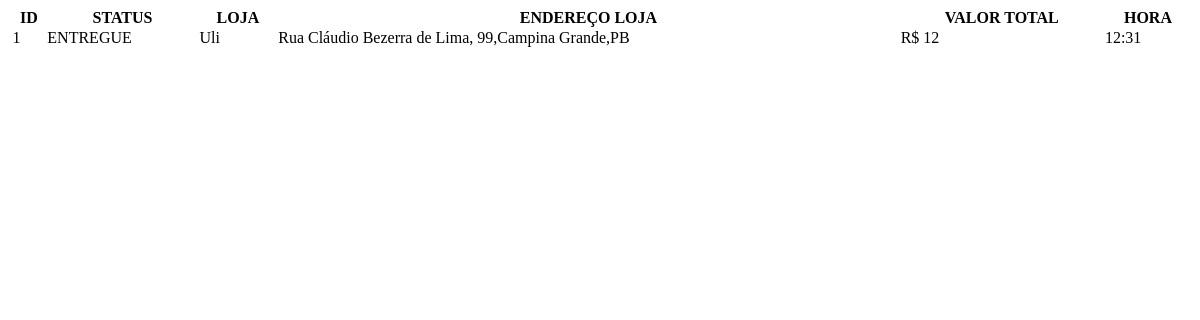
The page /get-entregas/ (signed in) on the database as committed earlier.
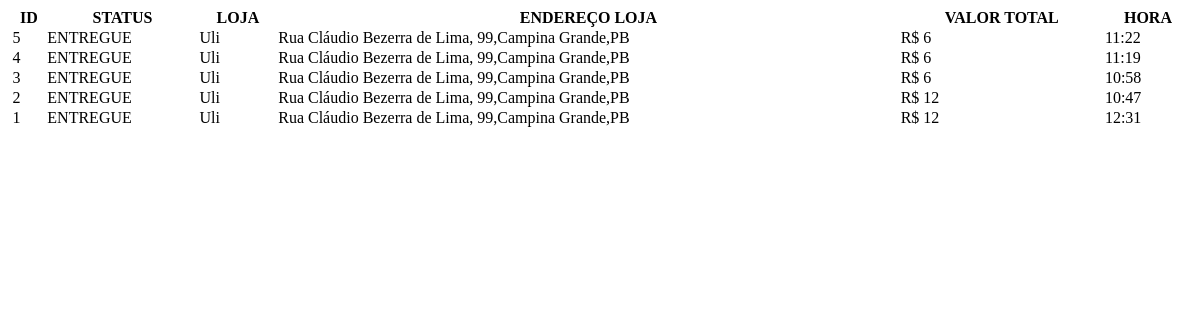
The same page on the database as committed later.
### app/models.py (models this page shows, shortened)
class TimeStamped(models.Model):
    class Meta:
        abstract = True
    created_at = models.DateTimeField(auto_now_add=True)
    published_at = models.DateTimeField(auto_now=True)

class Pedido(TimeStamped):
    estabelecimento = models.ForeignKey(Estabelecimento, on_delete=models.CASCADE)
    status = models.BooleanField(default=True)
    coletado = models.BooleanField(default=False)
    is_complete = models.BooleanField(default=False)
    valor_total = models.CharField(max_length=6)
    btn_finalizado = models.BooleanField(default=False)
    motorista = models.ForeignKey(User, on_delete=models.CASCADE, blank=True, null=True)
    duration = models.CharField(max_length=100, blank=True, null=True)
    distance = models.CharField(max_length=100, blank=True, null=True)

class BaseAddress(models.Model):
    class Meta:
        abstract = True
    bairro = models.ForeignKey(Bairro, blank=True, verbose_name='Bairro')
    endereco = models.CharField(max_length=100, blank=True, verbose_name='Endereço')
    numero = models.CharField(max_length=5, blank=True, null=True, verbose_name='Número')
    complemento = models.CharField(max_length=200, blank=True, verbose_name='Ponto de Referência')
    lat = models.CharField(max_length=100, blank=True, null=True)
    lng = models.CharField(max_length=100, blank=True, null=True)

class Estabelecimento(TimeStamped, BaseAddress):
    user = models.OneToOneField(User, on_delete=models.CASCADE, unique=True)
    is_approved = models.BooleanField(default=False)
    photo = models.URLField(blank=True)
    phone = models.CharField(max_length=30, blank=True)
    is_online = models.BooleanField(default=False)
    full_address = models.CharField(max_length=300, blank=True, null=True)
    def __str__(self):
        return u'%s' % self.user.first_name
    class Meta:
        permissions = (
            ("view_dashboard_1", "Loja pode ver o dashboard loja tipo 1"),
            ("view_dashboard_2", "Loja pode ver o dashboard loja tipo 2"),
            ("view_dashboard_3", "Loja pode ver o dashboard loja tipo 3"),
            ("view_chat", "Loja pode interagir no Chat"),
        )

### app/views/PedidoView.py (the view)
# urls.py: url(r'^get-entregas/$', get_entregas_motorista, name="get_entregas_motorista"),
@require_http_methods(["GET"])
def get_entregas_motorista(request):
    pedidos = Pedido.objects.filter(motorista=request.user).order_by('-published_at')
    context = Context({'pedidos': pedidos, 'user': request.user})
    return_str = render_block_to_string('includes/table_entregas_motorista.html', context)
    return HttpResponse(return_str)

### app/views/snippet_template.py (called while the page is built)
def get_template(template):
    if isinstance(template, (tuple, list)):
        return loader.select_template(template)
    return loader.get_template(template)

def render_block_to_string(template_name, dictionary=None, context_instance=None):
    dictionary = dictionary or {}
    template = get_template(template_name)
    if context_instance:
        context_instance.update(dictionary)
    else:
        context_instance = Context(dictionary)
    return template.render(context_instance)

### app/templates/includes/table_entregas_motorista.html (shortened to what this page needs)
<table id="table" class="table table-bordered table-striped" class="display"
       cellspacing="0" width="100%">
    <thead>
    <tr>
        <th></th>
        <th>ID</th>
        <th>STATUS</th>
        <th>LOJA</th>
        <th>ENDEREÇO LOJA</th>
        <th>VALOR TOTAL</th>
        <th>HORA</th>
    </tr>
    </thead>
    <tbody>
    {% for pedido in pedidos %}
        <tr>
            <td>
            </td>
            <td>{{ pedido.id }}</td>
            <td>
                {% if pedido.is_complete %}
                    <label class="label label-success">
                        ENTREGUE</label>
                {% else %}
                    <label class="label label-warning"><i
                            class=""></i> EM ANDAMENTO</label>
                {% endif %}
            </td>
            <td>
                {{ pedido.estabelecimento }}
            </td>
            <td>
                {{ pedido.estabelecimento.full_address }}
            </td>
            <td>
                R$ {{ pedido.valor_total }}
            </td>
            <td>{{ pedido.created_at|date:"G:i" }}</td>
        </tr>
    {% endfor %}
    </tbody>
</table>

Rows that differ between the two databases and show on the page:
added Pedido: id "5", is_complete "ENTREGUE", estabelecimento "Uli", estabelecimento.full_address "Rua Cláudio Bezerra de Lima, 99,Campina Grande,PB", valor_total "6", created_at "11:22"
added Pedido: id "4", is_complete "ENTREGUE", estabelecimento "Uli", estabelecimento.full_address "Rua Cláudio Bezerra de Lima, 99,Campina Grande,PB", valor_total "6", created_at "11:19"
added Pedido: id "3", is_complete "ENTREGUE", estabelecimento "Uli", estabelecimento.full_address "Rua Cláudio Bezerra de Lima, 99,Campina Grande,PB", valor_total "6", created_at "10:58"
added Pedido: id "2", is_complete "ENTREGUE", estabelecimento "Uli", estabelecimento.full_address "Rua Cláudio Bezerra de Lima, 99,Campina Grande,PB", valor_total "12", created_at "10:47"
